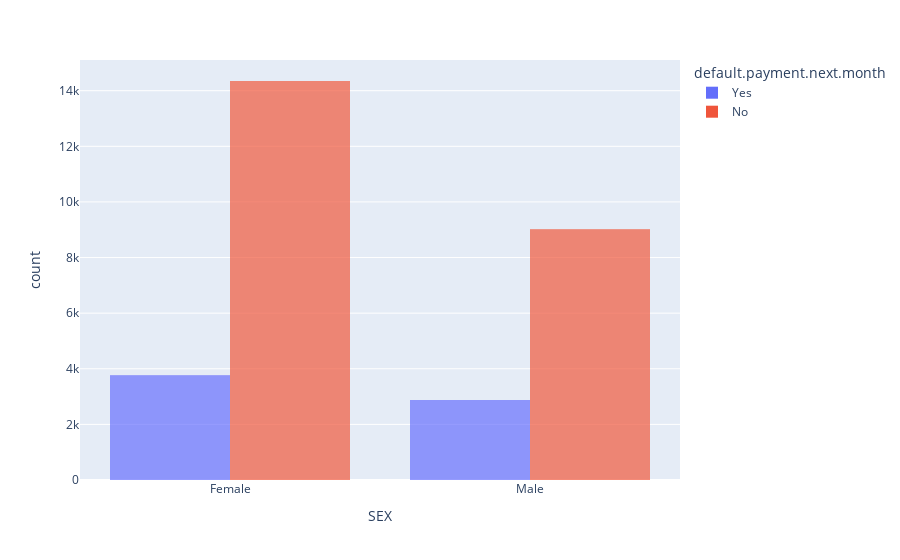

Notebook source saved alongside this figure:
### Markdown cell above
## Feature vs Target

### Code cell
fig=px.bar(data_eda,x='SEX',color='default.payment.next.month',barmode='group')
fig.update_traces(marker_line_width = 0,selector=dict(type="bar"))

### Figure 1 — Plotly figure (JSON) as saved in the notebook; plotly's stock layout.template omitted (floating-point values rounded to 4 significant figures; data arrays with more than 128 entries replaced by an {"elided": "..."} marker saying what was removed)
{"data": [{"alignmentgroup": "True", "hovertemplate": "default.payment.next.month=Yes<br>SEX=%{x}<br>count=%{y}<extra></extra>", "legendgroup": "Yes", "marker": {"color": "#636efa", "line": {"width": 0}, "pattern": {"shape": ""}}, "name": "Yes", "offsetgroup": "Yes", "orientation": "v", "showlegend": true, "textposition": "auto", "type": "bar", "x": {"elided": "6636 str values"}, "xaxis": "x", "y": {"elided": "6636 int values"}, "yaxis": "y"}, {"alignmentgroup": "True", "hovertemplate": "default.payment.next.month=No<br>SEX=%{x}<br>count=%{y}<extra></extra>", "legendgroup": "No", "marker": {"color": "#EF553B", "line": {"width": 0}, "pattern": {"shape": ""}}, "name": "No", "offsetgroup": "No", "orientation": "v", "showlegend": true, "textposition": "auto", "type": "bar", "x": {"elided": "23364 str values"}, "xaxis": "x", "y": {"elided": "23364 int values"}, "yaxis": "y"}], "layout": {"barmode": "group", "legend": {"title": {"text": "default.payment.next.month"}, "tracegroupgap": 0}, "margin": {"t": 60}, "xaxis": {"anchor": "y", "domain": [0, 1], "title": {"text": "SEX"}}, "yaxis": {"anchor": "x", "domain": [0, 1], "title": {"text": "count"}}}}
